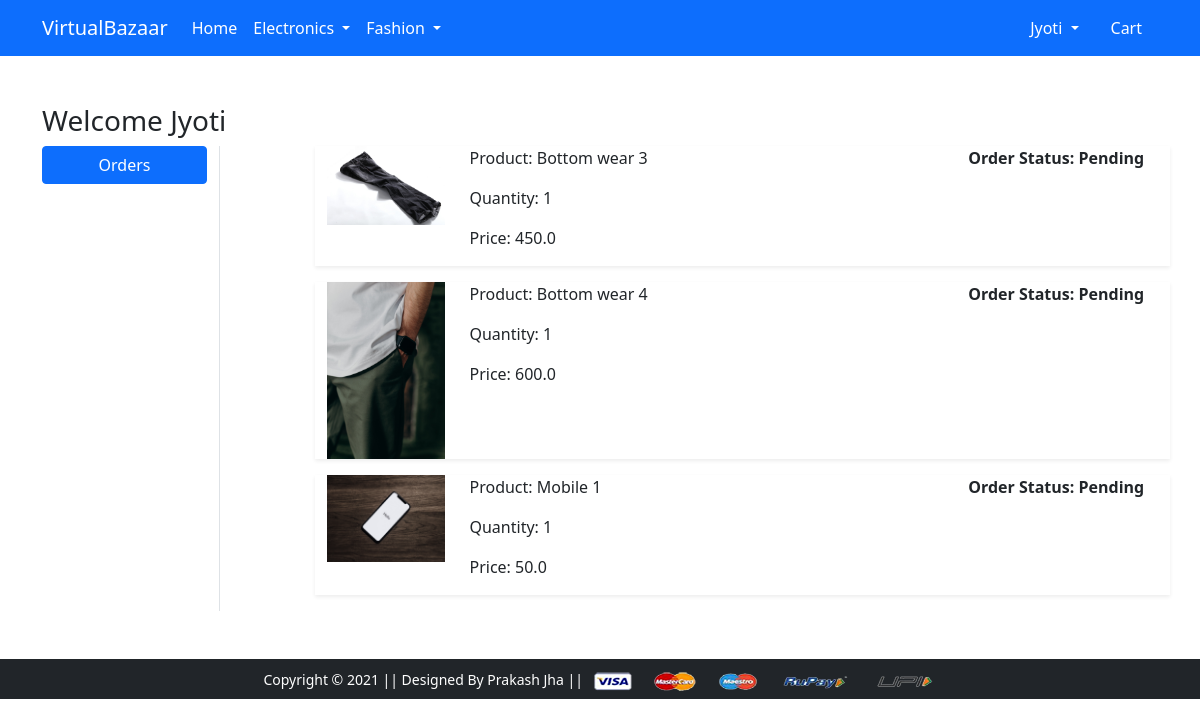
/orders/ (signed in), run on the app's committed database.
### app/models.py (models this page shows, shortened)
class OrderPlaced(models.Model):
    user = models.ForeignKey(User,on_delete=models.CASCADE)
    customer = models.ForeignKey(Customer,on_delete=models.CASCADE)
    product = models.ForeignKey(Product,on_delete=models.CASCADE)
    quantity = models.PositiveIntegerField(default=1)
    ordered_date = models.DateTimeField(auto_now_add=True)
    status = models.CharField(max_length=50,choices=STATUS_CHOICES,default='Pending')
    @property
    def total_cost(self):
        return self.quantity * self.product.discounted_price

class Product(models.Model):
    title = models.CharField(max_length=100)
    selling_price = models.FloatField()
    discounted_price = models.FloatField()
    description = models.TextField()
    brand = models.CharField(max_length=100)
    category = models.CharField(choices=CATEGORY_CHOICES,max_length=2)
    product_image = models.ImageField(upload_to='productimg')

### app/views.py (the view)
# urls.py: path('orders/', views.orders, name='orders'),
def orders(request):
    op = OrderPlaced.objects.filter(user=request.user)
    return render(request, 'app/orders.html',{'order_placed':op})

### app/templates/app/orders.html (shortened to what this page needs)
{% extends 'app/base.html' %}
{% load static %}
{% block main-content %}
<div class="container my-5">
 <div class="row">
 <h3>Welcome <span class="text-capitalize">{{request.user}}</span></h3>
  <div class="col-sm-2 border-end">
   <ul class="list-unstyled">
    <li class="d-grid"><a href="{% url 'orders' %}" class="btn btn-primary">Orders</a></li>
   </ul>
  </div>
  <div class="col-sm-9 offset-sm-1">
  {% for op in order_placed %}
   <div class="row shadow-sm mb-3">
    <div class="col-sm-2">
    <img src="{{op.product.product_image.url}}" alt="" srcset="" class="img-fluid" height="150" width="150">
    </div>
    <div class="col-sm-7">
    <p>Product: {{op.product.title}}</p>
    <p>Quantity: {{op.quantity}}</p>
    <p>Price: {{op.total_cost}}</p>
    </div>
    <div class="col-sm-3 fw-bold">
    <p>Order Status: {{op.status}}</p>
    </div>
   </div>
   {% endfor %}
  </div>
 </div>
</div>
{% endblock main-content %}

### app/templates/app/base.html (shortened to what this page needs)
<!doctype html>
{% load static %}
<html lang="en">
  <head>
    <link href="https://cdn.jsdelivr.net/npm/bootstrap@5.0.0-beta1/dist/css/bootstrap.min.css" rel="stylesheet">
    <link rel="stylesheet" href="{% static 'app/css/owl.carousel.min.css' %}">
    <link rel="stylesheet" href="{% static 'app/css/all.min.css' %}">
    <link rel="stylesheet" href="{% static 'app/css/style.css' %}">
  </head>
  <body>
    <nav class="navbar navbar-expand-lg navbar-dark bg-primary">
     <div class="container">
       <a class="navbar-brand" href="/">VirtualBazaar</a>
       <div class="collapse navbar-collapse" id="navbarSupportedContent">
         <ul class="navbar-nav me-auto mb-2 mb-lg-0">
           <li class="nav-item">
             <a class="nav-link active" aria-current="page" href="/">Home</a>
           </li>
           <li class="nav-item dropdown">
             <a class="nav-link dropdown-toggle text-white" href="#" id="electronicsDropdown" role="button" data-bs-toggle="dropdown" aria-expanded="false">
               Electronics
             </a>
           </li>
           <li class="nav-item dropdown">
             <a class="nav-link dropdown-toggle text-white" href="#" id="fashionDropdown" role="button" data-bs-toggle="dropdown" aria-expanded="false">
               Fashion
             </a>
           </li>
         </ul>
         <div>
          <ul class="navbar-nav me-auto mb-2 mb-lg-0">
          {% if request.user.is_authenticated %}
           <li class="nav-item dropdown mx-2">
              <a class="nav-link dropdown-toggle text-white" href="#" id="profileDropdown" role="button" data-bs-toggle="dropdown" aria-expanded="false">
                {{request.user.username|capfirst}}
              </a>
            </li>
            <li class="nav-item mx-2">
             <a href="{% url 'showcart' %}" class="nav-link text-white"> Cart </a>
            </li>
            {% endif %}
          </ul>
         </div>
       </div>
     </div>
    </nav>
    {% block main-content %} {% endblock main-content %}
    <footer class="container-fluid bg-dark text-center p-2 mt-5">
        <small class="text-white">Copyright &copy; 2021 || Designed By Prakash Jha || </small>
        <img src="{% static 'app/images/payment.png' %}" alt="" srcset="" class="img-fluid" height="2px">
    </footer>
  </body>
</html>

### data on the page
OrderPlaced: product.product_image (picture), product "Bottom wear 3", quantity "1", total_cost "450.0", status "Pending"
OrderPlaced: product.product_image (picture), product "Bottom wear 4", quantity "1", total_cost "600.0", status "Pending"
OrderPlaced: product.product_image (picture), product "Mobile 1", quantity "1", total_cost "50.0", status "Pending"

### other printed values
{{ request.user.username|capfirst }} "Jyoti"
{{ request.user }} "Jyoti"
